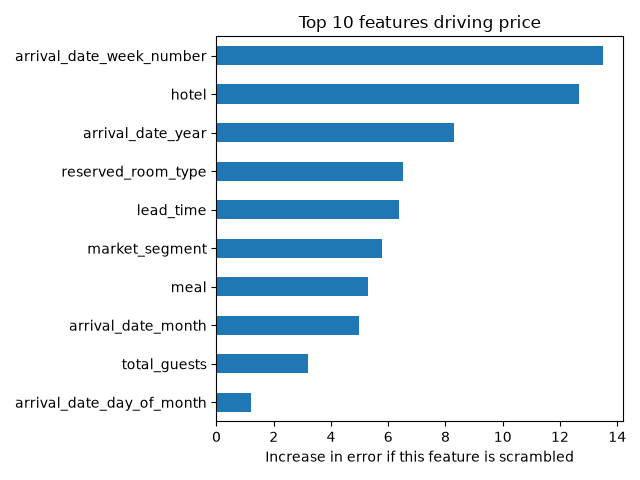

This figure's Python source:
import pandas as pd
import joblib
import matplotlib.pyplot as plt
from sklearn.model_selection import train_test_split
from sklearn.compose import ColumnTransformer
from sklearn.pipeline import Pipeline
from sklearn.preprocessing import OneHotEncoder
from sklearn.ensemble import HistGradientBoostingRegressor
from sklearn.inspection import permutation_importance

df = pd.read_csv("hotel_bookings.csv")
df = df[(df["adr"] > 0) & (df["adr"] < 1000)]
df["children"] = df["children"].fillna(0)
df["total_nights"] = df["stays_in_weekend_nights"] + df["stays_in_week_nights"]
df["total_guests"] = df["adults"] + df["children"] + df["babies"]
df = df.drop(columns=["reservation_status", "reservation_status_date",
                      "assigned_room_type", "company", "agent"])

y = df["adr"]
X = df.drop(columns=["adr"])
cat_cols = X.select_dtypes(exclude="number").columns.tolist()
X_train, X_test, y_train, y_test = train_test_split(X, y, test_size=0.2, random_state=42)

prep = ColumnTransformer(
    [("cat", OneHotEncoder(handle_unknown="ignore", min_frequency=20, sparse_output=False), cat_cols)],
    remainder="passthrough",
)
pipe = Pipeline([("prep", prep), ("model", HistGradientBoostingRegressor(max_iter=300, random_state=42))])
pipe.fit(X_train, y_train)

# Which features matter most?
sample = X_test.sample(3000, random_state=0)
result = permutation_importance(pipe, sample, y_test.loc[sample.index], n_repeats=5,
                                random_state=0, scoring="neg_mean_absolute_error")
importance = pd.Series(result.importances_mean, index=X_test.columns).sort_values(ascending=False)
print(importance.head(10).round(2))

importance.head(10).iloc[::-1].plot(kind="barh", title="Top 10 features driving price")
plt.xlabel("Increase in error if this feature is scrambled")
plt.tight_layout()
plt.savefig("feature_importance.png")

joblib.dump(pipe, "price_model.joblib")
print("Saved price_model.joblib and feature_importance.png")
